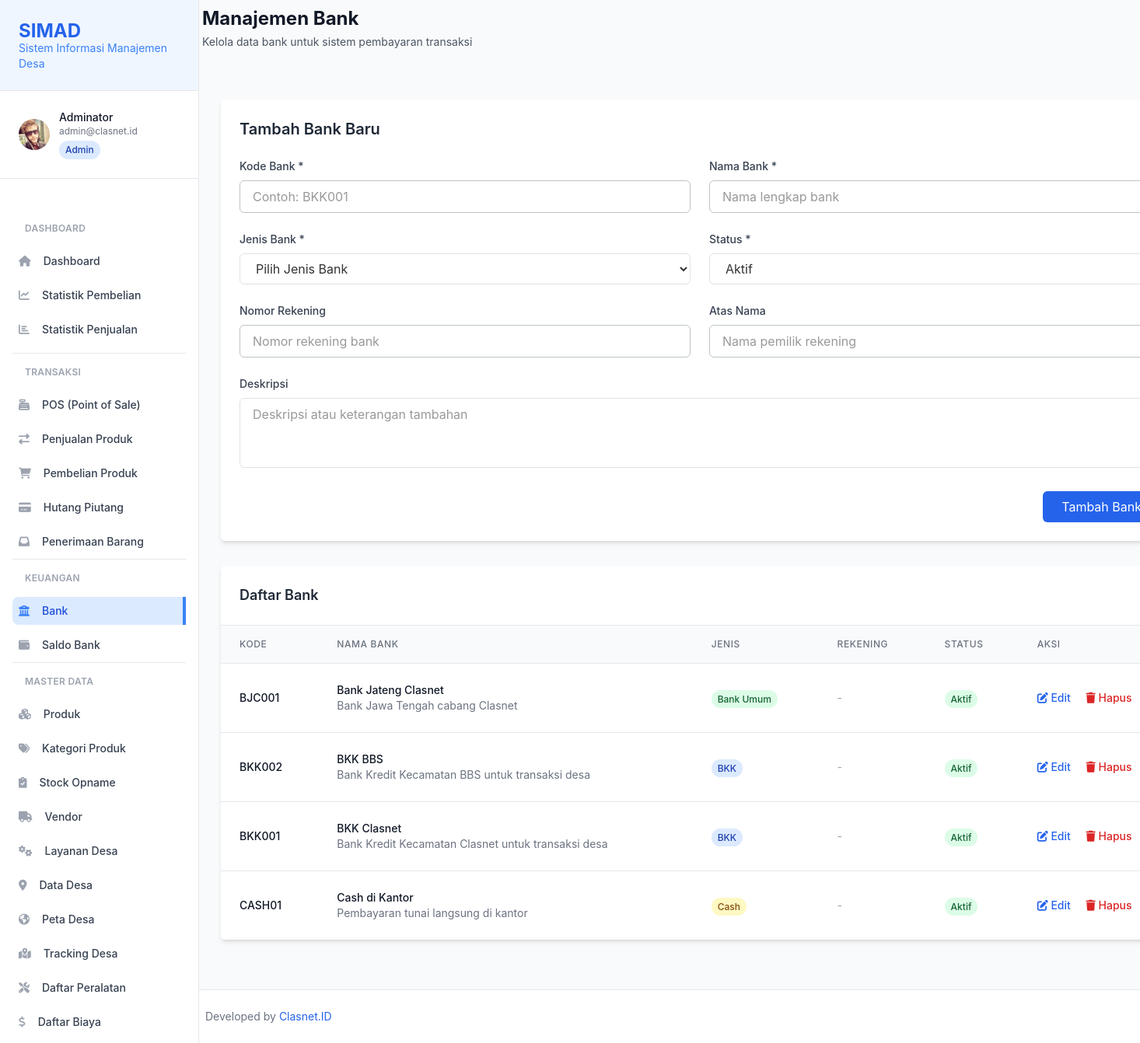
Page /bank.php (signed in) on the committed database.
### tables this page shows
CREATE TABLE `users` (
  `id` int(11) NOT NULL,
  `username` varchar(50) NOT NULL,
  `email` varchar(100) NOT NULL,
  `password` varchar(255) NOT NULL,
  `nama_lengkap` varchar(100) NOT NULL,
  `role` enum('admin','akunting','supervisor','teknisi','programmer','sales','finance') NOT NULL,
  `no_hp` varchar(20) DEFAULT NULL,
  `foto_profil` varchar(255) DEFAULT NULL,
  `status` enum('aktif','nonaktif') DEFAULT 'aktif',
  `created_at` timestamp NOT NULL DEFAULT current_timestamp(),
  `updated_at` timestamp NOT NULL DEFAULT current_timestamp() ON UPDATE current_timestamp(),
  `last_login` timestamp NULL DEFAULT NULL
);

CREATE TABLE `bank` (
  `id` int(11) NOT NULL,
  `kode_bank` varchar(10) NOT NULL,
  `nama_bank` varchar(100) NOT NULL,
  `jenis_bank` enum('bkk','bank_umum','cash') NOT NULL,
  `deskripsi` text DEFAULT NULL,
  `nomor_rekening` varchar(50) DEFAULT NULL,
  `atas_nama` varchar(100) DEFAULT NULL,
  `status` enum('aktif','nonaktif') DEFAULT 'aktif',
  `created_at` timestamp NOT NULL DEFAULT current_timestamp(),
  `updated_at` timestamp NOT NULL DEFAULT current_timestamp() ON UPDATE current_timestamp()
);

### bank.php (the view, shortened to what the rows shown need)
<?php
require_once 'config/auth.php';
require_once 'config/database.php';
$pdo = getDBConnection();
$edit_data = null;
$stmt = $pdo->query("SELECT * FROM bank ORDER BY nama_bank ASC");
$banks = $stmt->fetchAll(PDO::FETCH_ASSOC);
function getJenisBankBadge($jenis) {
    $badges = [
        'bkk' => 'bg-blue-100 text-blue-800',
        'bank_umum' => 'bg-green-100 text-green-800',
        'cash' => 'bg-yellow-100 text-yellow-800'
    ];
    $labels = [
        'bkk' => 'BKK',
        'bank_umum' => 'Bank Umum',
        'cash' => 'Cash'
    ];
    $class = $badges[$jenis] ?? 'bg-gray-100 text-gray-800';
    $label = $labels[$jenis] ?? ucfirst($jenis);
    return "<span class='px-2 py-1 text-xs font-medium rounded-full {$class}'>{$label}</span>";
}
function getStatusBadge($status) {
    $badges = [
        'aktif' => 'bg-green-100 text-green-800',
        'nonaktif' => 'bg-red-100 text-red-800'
    ];
    $class = $badges[$status] ?? 'bg-gray-100 text-gray-800';
    $label = ucfirst($status);
    return "<span class='px-2 py-1 text-xs font-medium rounded-full {$class}'>{$label}</span>";
}
require_once 'layouts/header.php';
?>
<div class="mb-8">
    <div class="flex flex-col sm:flex-row sm:items-center sm:justify-between">
        <div>
            <h1 class="text-2xl font-bold text-gray-900">Manajemen Bank</h1>
        </div>
    </div>
</div>
<div class="max-w-7xl ml-0 px-4 sm:px-6 lg:px-8 py-8">
        <div class="bg-white rounded-lg shadow-md p-6 mb-8">
            <h2 class="text-xl font-semibold text-gray-800 mb-6">
                <?= $edit_data ? 'Edit Bank' : 'Tambah Bank Baru' ?>
            </h2>
        </div>
        <div class="bg-white rounded-lg shadow-md overflow-hidden">
            <div class="overflow-x-auto">
                <table class="min-w-full divide-y divide-gray-200">
                    <thead class="bg-gray-50">
                        <tr>
                            <th class="px-6 py-3 text-left text-xs font-medium text-gray-500 uppercase tracking-wider">Kode</th>
                            <th class="px-6 py-3 text-left text-xs font-medium text-gray-500 uppercase tracking-wider">Nama Bank</th>
                            <th class="px-6 py-3 text-left text-xs font-medium text-gray-500 uppercase tracking-wider">Jenis</th>
                            <th class="px-6 py-3 text-left text-xs font-medium text-gray-500 uppercase tracking-wider">Rekening</th>
                            <th class="px-6 py-3 text-left text-xs font-medium text-gray-500 uppercase tracking-wider">Status</th>
                            <th class="px-6 py-3 text-left text-xs font-medium text-gray-500 uppercase tracking-wider">Aksi</th>
                        </tr>
                    </thead>
                    <tbody class="bg-white divide-y divide-gray-200">
                        <?php if (empty($banks)): ?>
                            <tr>
                                <td colspan="6" class="px-6 py-4 text-center text-gray-500">
                                    Belum ada data bank
                                </td>
                            </tr>
                        <?php else: ?>
                            <?php foreach ($banks as $bank): ?>
                                <tr class="hover:bg-gray-50">
                                    <td class="px-6 py-4 whitespace-nowrap text-sm font-medium text-gray-900">
                                        <?= htmlspecialchars($bank['kode_bank']) ?>
                                    </td>
                                    <td class="px-6 py-4 whitespace-nowrap">
                                        <div class="text-sm font-medium text-gray-900"><?= htmlspecialchars($bank['nama_bank']) ?></div>
                                        <?php if ($bank['deskripsi']): ?>
                                            <div class="text-sm text-gray-500"><?= htmlspecialchars($bank['deskripsi']) ?></div>
                                        <?php endif; ?>
                                    </td>
                                    <td class="px-6 py-4 whitespace-nowrap">
                                        <?= getJenisBankBadge($bank['jenis_bank']) ?>
                                    </td>
                                    <td class="px-6 py-4 whitespace-nowrap text-sm text-gray-900">
                                        <?php if ($bank['nomor_rekening']): ?>
                                            <div><?= htmlspecialchars($bank['nomor_rekening']) ?></div>
                                            <?php if ($bank['atas_nama']): ?>
                                                <div class="text-xs text-gray-500">a.n. <?= htmlspecialchars($bank['atas_nama']) ?></div>
                                            <?php endif; ?>
                                        <?php else: ?>
                                            <span class="text-gray-400">-</span>
                                        <?php endif; ?>
                                    </td>
                                    <td class="px-6 py-4 whitespace-nowrap">
                                        <?= getStatusBadge($bank['status']) ?>
                                    </td>
                                    <td class="px-6 py-4 whitespace-nowrap text-sm font-medium">
                                        <a href="?edit=<?= $bank['id'] ?>" class="text-blue-600 hover:text-blue-900 mr-3">
                                            <i class="fas fa-edit"></i> Edit
                                        </a>
                                        <a href="?delete=<?= $bank['id'] ?>"
                                           onclick="return confirm('Yakin ingin menghapus bank ini?')"
                                           class="text-red-600 hover:text-red-900">
                                            <i class="fas fa-trash"></i> Hapus
                                        </a>
                                    </td>
                                </tr>
                            <?php endforeach; ?>
                        <?php endif; ?>
                    </tbody>
                </table>
            </div>
        </div>
</div>
<?php require_once 'layouts/footer.php'; ?>

### layouts/header.php (shortened to what the rows shown need)
<?php
if (class_exists('AuthStatic') && AuthStatic::isLoggedIn()) {
    $user = AuthStatic::getCurrentUser();
}
?>
<!DOCTYPE html>
<html lang="id" class="h-full bg-gray-50">
<head>
    <link href="https://cdn.jsdelivr.net/npm/bootstrap@4.6.2/dist/css/bootstrap.min.css" rel="stylesheet">
    <script src="https://cdn.tailwindcss.com"></script>
    <link href="https://cdnjs.cloudflare.com/ajax/libs/font-awesome/6.0.0/css/all.min.css" rel="stylesheet">
    <link href="css/pwa-mobile.css?v=<?php echo time(); ?>" rel="stylesheet">
    <link href="https://cdn.jsdelivr.net/npm/select2@4.1.0-rc.0/dist/css/select2.min.css" rel="stylesheet" />
</head>
<body class="h-full bg-gray-50">
    <aside id="sidebar" class="fixed top-0 left-0 z-20 flex flex-col flex-shrink-0 hidden w-64 h-full font-normal duration-75 lg:flex transition-width" aria-label="Sidebar">
        <div class="relative flex-1 flex flex-col min-h-0 border-r border-gray-200 bg-white">
            <div class="px-4 py-4 border-b border-gray-200 bg-white">
                <div class="flex items-center space-x-3">
                    <div class="flex-1 min-w-0">
                        <p class="text-sm font-medium text-gray-900 truncate">
                            <?php echo htmlspecialchars($user['nama_lengkap'] ?? 'User'); ?>
                        </p>
                        <p class="text-xs text-gray-500 truncate">
                            <?php echo htmlspecialchars($user['email'] ?? ''); ?>
                        </p>
                        <span class="inline-flex items-center px-2 py-1 rounded-full text-xs font-medium bg-blue-100 text-blue-800 mt-1">
                            <?php echo ucfirst($user['role'] ?? 'user'); ?>
                        </span>
                    </div>
                </div>
            </div>
        </div>
    </aside>
    <div id="main-content" class="h-full w-full bg-gray-50 relative lg:ml-64 overflow-x-hidden">
        <main class="pt-2 px-1 sm:px-2 max-w-full">

### rows in the picture
users: nama_lengkap "Adminator", email "admin@clasnet.id", role "Admin"
bank: kode_bank "BJC001", nama_bank "Bank Jateng Clasnet", deskripsi "Bank Jawa Tengah cabang Clasnet", jenis_bank "Bank Umum", status "Aktif"
bank: kode_bank "BKK002", nama_bank "BKK BBS", deskripsi "Bank Kredit Kecamatan BBS untuk transaksi desa", jenis_bank "BKK", status "Aktif"
bank: kode_bank "BKK001", nama_bank "BKK Clasnet", deskripsi "Bank Kredit Kecamatan Clasnet untuk transaksi desa", jenis_bank "BKK", status "Aktif"
bank: kode_bank "CASH01", nama_bank "Cash di Kantor", deskripsi "Pembayaran tunai langsung di kantor", jenis_bank "Cash", status "Aktif"
